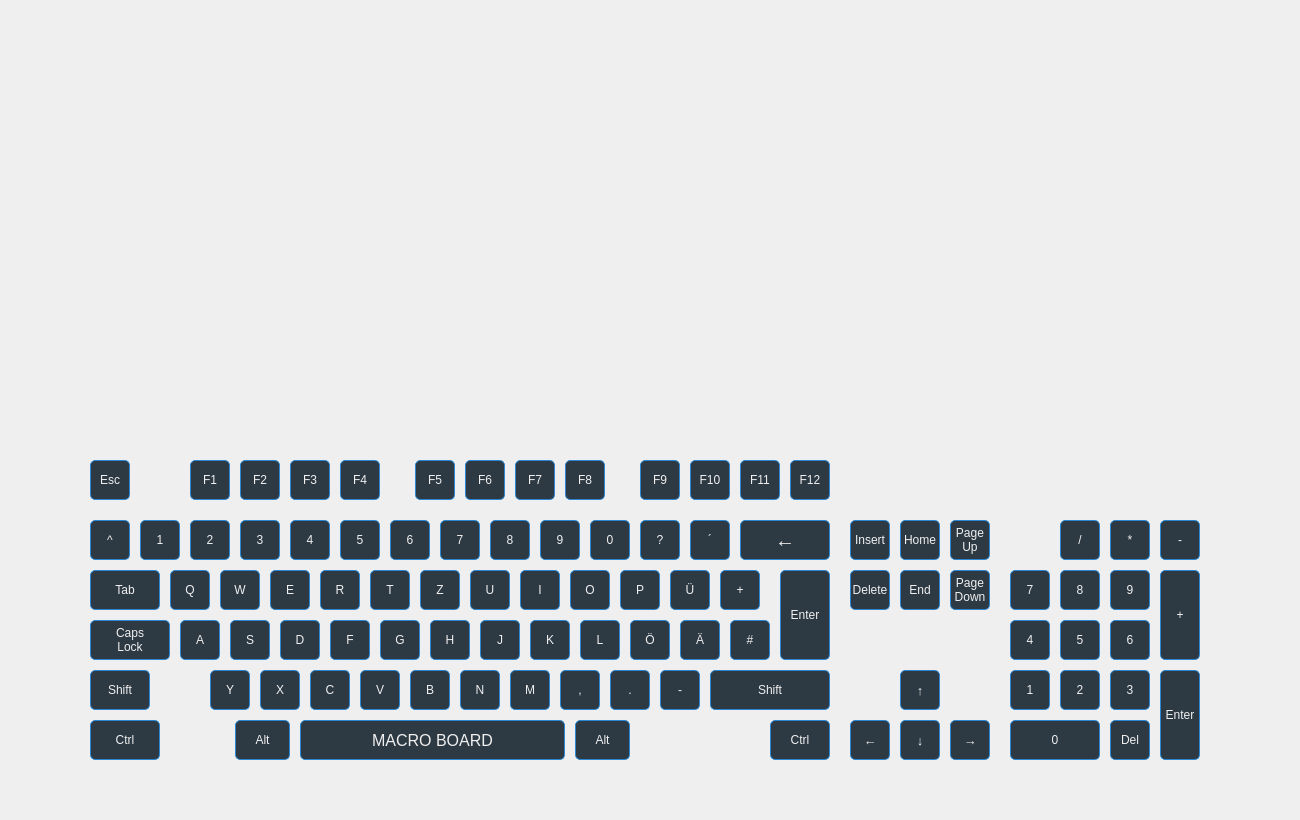
<?xml version="1.0" encoding="UTF-8"?>
<ui version="4.0">
 <class>MainWindow</class>
 <widget class="QMainWindow" name="MainWindow">
  <property name="geometry">
   <rect>
    <x>0</x>
    <y>0</y>
    <width>1300</width>
    <height>820</height>
   </rect>
  </property>
  <property name="windowTitle">
   <string>MainWindow</string>
  </property>
  <widget class="QWidget" name="widget">
   <widget class="QFrame" name="backgroundFrame">
    <property name="geometry">
     <rect>
      <x>10</x>
      <y>10</y>
      <width>1280</width>
      <height>800</height>
     </rect>
    </property>
    <property name="styleSheet">
     <string notr="true">QFrame {
	background-color: qlineargradient(spread:pad, x1:0.063, y1:0.937318, x2:1, y2:0, stop:0 		rgba(22, 28, 33, 255), stop:1 rgba(45, 57, 67, 255));
	border-radius: 20px;
}

QPushButton {
	background-color: #2d3943;
	border-radius: 5px;
	border: 1px solid #2b87d3;
	color: #f0f0f0;
}

QPushButton::hover {
	color: #2b87d3;
}</string>
    </property>
    <property name="frameShape">
     <enum>QFrame::StyledPanel</enum>
    </property>
    <property name="frameShadow">
     <enum>QFrame::Raised</enum>
    </property>
    <widget class="QPushButton" name="key17">
     <property name="geometry">
      <rect>
       <x>80</x>
       <y>710</y>
       <width>70</width>
       <height>40</height>
      </rect>
     </property>
     <property name="font">
      <font>
       <family>Segoe UI</family>
      </font>
     </property>
     <property name="text">
      <string>Ctrl</string>
     </property>
    </widget>
    <widget class="QPushButton" name="key18">
     <property name="geometry">
      <rect>
       <x>225</x>
       <y>710</y>
       <width>55</width>
       <height>40</height>
      </rect>
     </property>
     <property name="font">
      <font>
       <family>Segoe UI</family>
      </font>
     </property>
     <property name="text">
      <string>Alt</string>
     </property>
    </widget>
    <widget class="QPushButton" name="key32">
     <property name="geometry">
      <rect>
       <x>290</x>
       <y>710</y>
       <width>265</width>
       <height>40</height>
      </rect>
     </property>
     <property name="font">
      <font>
       <family>Segoe UI</family>
       <pointsize>12</pointsize>
      </font>
     </property>
     <property name="text">
      <string>MACRO BOARD</string>
     </property>
    </widget>
    <widget class="QPushButton" name="key17_2">
     <property name="geometry">
      <rect>
       <x>760</x>
       <y>710</y>
       <width>60</width>
       <height>40</height>
      </rect>
     </property>
     <property name="font">
      <font>
       <family>Segoe UI</family>
      </font>
     </property>
     <property name="text">
      <string>Ctrl</string>
     </property>
    </widget>
    <widget class="QPushButton" name="key18_2">
     <property name="geometry">
      <rect>
       <x>565</x>
       <y>710</y>
       <width>55</width>
       <height>40</height>
      </rect>
     </property>
     <property name="font">
      <font>
       <family>Segoe UI</family>
      </font>
     </property>
     <property name="text">
      <string>Alt</string>
     </property>
    </widget>
    <widget class="QPushButton" name="key39">
     <property name="geometry">
      <rect>
       <x>940</x>
       <y>710</y>
       <width>40</width>
       <height>40</height>
      </rect>
     </property>
     <property name="font">
      <font>
       <family>Segoe UI</family>
       <pointsize>10</pointsize>
      </font>
     </property>
     <property name="text">
      <string>→</string>
     </property>
    </widget>
    <widget class="QPushButton" name="key37">
     <property name="geometry">
      <rect>
       <x>840</x>
       <y>710</y>
       <width>40</width>
       <height>40</height>
      </rect>
     </property>
     <property name="font">
      <font>
       <family>Segoe UI</family>
       <pointsize>10</pointsize>
      </font>
     </property>
     <property name="text">
      <string>←</string>
     </property>
    </widget>
    <widget class="QPushButton" name="key40">
     <property name="geometry">
      <rect>
       <x>890</x>
       <y>710</y>
       <width>40</width>
       <height>40</height>
      </rect>
     </property>
     <property name="font">
      <font>
       <family>Segoe UI</family>
       <pointsize>10</pointsize>
      </font>
     </property>
     <property name="text">
      <string>↓</string>
     </property>
    </widget>
    <widget class="QPushButton" name="key96">
     <property name="geometry">
      <rect>
       <x>1000</x>
       <y>710</y>
       <width>90</width>
       <height>40</height>
      </rect>
     </property>
     <property name="font">
      <font>
       <family>Segoe UI</family>
      </font>
     </property>
     <property name="text">
      <string>0</string>
     </property>
    </widget>
    <widget class="QPushButton" name="key110">
     <property name="geometry">
      <rect>
       <x>1100</x>
       <y>710</y>
       <width>40</width>
       <height>40</height>
      </rect>
     </property>
     <property name="font">
      <font>
       <family>Segoe UI</family>
      </font>
     </property>
     <property name="text">
      <string>Del</string>
     </property>
    </widget>
    <widget class="QPushButton" name="key89">
     <property name="geometry">
      <rect>
       <x>200</x>
       <y>660</y>
       <width>40</width>
       <height>40</height>
      </rect>
     </property>
     <property name="font">
      <font>
       <family>Segoe UI</family>
      </font>
     </property>
     <property name="text">
      <string>Y</string>
     </property>
    </widget>
    <widget class="QPushButton" name="key13_2">
     <property name="geometry">
      <rect>
       <x>1150</x>
       <y>660</y>
       <width>40</width>
       <height>90</height>
      </rect>
     </property>
     <property name="font">
      <font>
       <family>Segoe UI</family>
      </font>
     </property>
     <property name="text">
      <string>Enter</string>
     </property>
    </widget>
    <widget class="QPushButton" name="key188">
     <property name="geometry">
      <rect>
       <x>550</x>
       <y>660</y>
       <width>40</width>
       <height>40</height>
      </rect>
     </property>
     <property name="font">
      <font>
       <family>Segoe UI</family>
      </font>
     </property>
     <property name="text">
      <string>,</string>
     </property>
    </widget>
    <widget class="QPushButton" name="key66">
     <property name="geometry">
      <rect>
       <x>400</x>
       <y>660</y>
       <width>40</width>
       <height>40</height>
      </rect>
     </property>
     <property name="font">
      <font>
       <family>Segoe UI</family>
      </font>
     </property>
     <property name="text">
      <string>B</string>
     </property>
    </widget>
    <widget class="QPushButton" name="key98">
     <property name="geometry">
      <rect>
       <x>1050</x>
       <y>660</y>
       <width>40</width>
       <height>40</height>
      </rect>
     </property>
     <property name="font">
      <font>
       <family>Segoe UI</family>
      </font>
     </property>
     <property name="text">
      <string>2</string>
     </property>
    </widget>
    <widget class="QPushButton" name="key16">
     <property name="geometry">
      <rect>
       <x>80</x>
       <y>660</y>
       <width>60</width>
       <height>40</height>
      </rect>
     </property>
     <property name="font">
      <font>
       <family>Segoe UI</family>
      </font>
     </property>
     <property name="text">
      <string>Shift</string>
     </property>
    </widget>
    <widget class="QPushButton" name="key190">
     <property name="geometry">
      <rect>
       <x>600</x>
       <y>660</y>
       <width>40</width>
       <height>40</height>
      </rect>
     </property>
     <property name="font">
      <font>
       <family>Segoe UI</family>
      </font>
     </property>
     <property name="text">
      <string>.</string>
     </property>
    </widget>
    <widget class="QPushButton" name="key67">
     <property name="geometry">
      <rect>
       <x>300</x>
       <y>660</y>
       <width>40</width>
       <height>40</height>
      </rect>
     </property>
     <property name="font">
      <font>
       <family>Segoe UI</family>
      </font>
     </property>
     <property name="text">
      <string>C</string>
     </property>
    </widget>
    <widget class="QPushButton" name="key99">
     <property name="geometry">
      <rect>
       <x>1100</x>
       <y>660</y>
       <width>40</width>
       <height>40</height>
      </rect>
     </property>
     <property name="font">
      <font>
       <family>Segoe UI</family>
      </font>
     </property>
     <property name="text">
      <string>3</string>
     </property>
    </widget>
    <widget class="QPushButton" name="key16_2">
     <property name="geometry">
      <rect>
       <x>700</x>
       <y>660</y>
       <width>120</width>
       <height>40</height>
      </rect>
     </property>
     <property name="font">
      <font>
       <family>Segoe UI</family>
      </font>
     </property>
     <property name="text">
      <string>Shift</string>
     </property>
    </widget>
    <widget class="QPushButton" name="key78">
     <property name="geometry">
      <rect>
       <x>450</x>
       <y>660</y>
       <width>40</width>
       <height>40</height>
      </rect>
     </property>
     <property name="font">
      <font>
       <family>Segoe UI</family>
      </font>
     </property>
     <property name="text">
      <string>N</string>
     </property>
    </widget>
    <widget class="QPushButton" name="key189">
     <property name="geometry">
      <rect>
       <x>650</x>
       <y>660</y>
       <width>40</width>
       <height>40</height>
      </rect>
     </property>
     <property name="font">
      <font>
       <family>Segoe UI</family>
      </font>
     </property>
     <property name="text">
      <string>-</string>
     </property>
    </widget>
    <widget class="QPushButton" name="key38">
     <property name="geometry">
      <rect>
       <x>890</x>
       <y>660</y>
       <width>40</width>
       <height>40</height>
      </rect>
     </property>
     <property name="font">
      <font>
       <family>Segoe UI</family>
       <pointsize>10</pointsize>
      </font>
     </property>
     <property name="text">
      <string>↑</string>
     </property>
    </widget>
    <widget class="QPushButton" name="key77">
     <property name="geometry">
      <rect>
       <x>500</x>
       <y>660</y>
       <width>40</width>
       <height>40</height>
      </rect>
     </property>
     <property name="font">
      <font>
       <family>Segoe UI</family>
      </font>
     </property>
     <property name="text">
      <string>M</string>
     </property>
    </widget>
    <widget class="QPushButton" name="key97">
     <property name="geometry">
      <rect>
       <x>1000</x>
       <y>660</y>
       <width>40</width>
       <height>40</height>
      </rect>
     </property>
     <property name="font">
      <font>
       <family>Segoe UI</family>
      </font>
     </property>
     <property name="text">
      <string>1</string>
     </property>
    </widget>
    <widget class="QPushButton" name="key88">
     <property name="geometry">
      <rect>
       <x>250</x>
       <y>660</y>
       <width>40</width>
       <height>40</height>
      </rect>
     </property>
     <property name="font">
      <font>
       <family>Segoe UI</family>
      </font>
     </property>
     <property name="text">
      <string>X</string>
     </property>
    </widget>
    <widget class="QPushButton" name="key86">
     <property name="geometry">
      <rect>
       <x>350</x>
       <y>660</y>
       <width>40</width>
       <height>40</height>
      </rect>
     </property>
     <property name="font">
      <font>
       <family>Segoe UI</family>
      </font>
     </property>
     <property name="text">
      <string>V</string>
     </property>
    </widget>
    <widget class="QPushButton" name="key74">
     <property name="geometry">
      <rect>
       <x>470</x>
       <y>610</y>
       <width>40</width>
       <height>40</height>
      </rect>
     </property>
     <property name="font">
      <font>
       <family>Segoe UI</family>
      </font>
     </property>
     <property name="text">
      <string>J</string>
     </property>
    </widget>
    <widget class="QPushButton" name="key192">
     <property name="geometry">
      <rect>
       <x>620</x>
       <y>610</y>
       <width>40</width>
       <height>40</height>
      </rect>
     </property>
     <property name="font">
      <font>
       <family>Segoe UI</family>
      </font>
     </property>
     <property name="text">
      <string>Ö</string>
     </property>
    </widget>
    <widget class="QPushButton" name="key222">
     <property name="geometry">
      <rect>
       <x>670</x>
       <y>610</y>
       <width>40</width>
       <height>40</height>
      </rect>
     </property>
     <property name="font">
      <font>
       <family>Segoe UI</family>
      </font>
     </property>
     <property name="text">
      <string>Ä</string>
     </property>
    </widget>
    <widget class="QPushButton" name="key70">
     <property name="geometry">
      <rect>
       <x>320</x>
       <y>610</y>
       <width>40</width>
       <height>40</height>
      </rect>
     </property>
     <property name="font">
      <font>
       <family>Segoe UI</family>
      </font>
     </property>
     <property name="text">
      <string>F</string>
     </property>
    </widget>
    <widget class="QPushButton" name="key101">
     <property name="geometry">
      <rect>
       <x>1050</x>
       <y>610</y>
       <width>40</width>
       <height>40</height>
      </rect>
     </property>
     <property name="font">
      <font>
       <family>Segoe UI</family>
      </font>
     </property>
     <property name="text">
      <string>5</string>
     </property>
    </widget>
    <widget class="QPushButton" name="key20">
     <property name="geometry">
      <rect>
       <x>80</x>
       <y>610</y>
       <width>80</width>
       <height>40</height>
      </rect>
     </property>
     <property name="font">
      <font>
       <family>Segoe UI</family>
      </font>
     </property>
     <property name="text">
      <string>Caps
Lock</string>
     </property>
    </widget>
    <widget class="QPushButton" name="key75">
     <property name="geometry">
      <rect>
       <x>520</x>
       <y>610</y>
       <width>40</width>
       <height>40</height>
      </rect>
     </property>
     <property name="font">
      <font>
       <family>Segoe UI</family>
      </font>
     </property>
     <property name="text">
      <string>K</string>
     </property>
    </widget>
    <widget class="QPushButton" name="key191">
     <property name="geometry">
      <rect>
       <x>720</x>
       <y>610</y>
       <width>40</width>
       <height>40</height>
      </rect>
     </property>
     <property name="font">
      <font>
       <family>Segoe UI</family>
      </font>
     </property>
     <property name="text">
      <string>#</string>
     </property>
    </widget>
    <widget class="QPushButton" name="key83">
     <property name="geometry">
      <rect>
       <x>220</x>
       <y>610</y>
       <width>40</width>
       <height>40</height>
      </rect>
     </property>
     <property name="font">
      <font>
       <family>Segoe UI</family>
      </font>
     </property>
     <property name="text">
      <string>S</string>
     </property>
    </widget>
    <widget class="QPushButton" name="key102">
     <property name="geometry">
      <rect>
       <x>1100</x>
       <y>610</y>
       <width>40</width>
       <height>40</height>
      </rect>
     </property>
     <property name="font">
      <font>
       <family>Segoe UI</family>
      </font>
     </property>
     <property name="text">
      <string>6</string>
     </property>
    </widget>
    <widget class="QPushButton" name="key71">
     <property name="geometry">
      <rect>
       <x>370</x>
       <y>610</y>
       <width>40</width>
       <height>40</height>
      </rect>
     </property>
     <property name="font">
      <font>
       <family>Segoe UI</family>
      </font>
     </property>
     <property name="text">
      <string>G</string>
     </property>
    </widget>
    <widget class="QPushButton" name="key76">
     <property name="geometry">
      <rect>
       <x>570</x>
       <y>610</y>
       <width>40</width>
       <height>40</height>
      </rect>
     </property>
     <property name="font">
      <font>
       <family>Segoe UI</family>
      </font>
     </property>
     <property name="text">
      <string>L</string>
     </property>
    </widget>
    <widget class="QPushButton" name="key72">
     <property name="geometry">
      <rect>
       <x>420</x>
       <y>610</y>
       <width>40</width>
       <height>40</height>
      </rect>
     </property>
     <property name="font">
      <font>
       <family>Segoe UI</family>
      </font>
     </property>
     <property name="text">
      <string>H</string>
     </property>
    </widget>
    <widget class="QPushButton" name="key100">
     <property name="geometry">
      <rect>
       <x>1000</x>
       <y>610</y>
       <width>40</width>
       <height>40</height>
      </rect>
     </property>
     <property name="font">
      <font>
       <family>Segoe UI</family>
      </font>
     </property>
     <property name="text">
      <string>4</string>
     </property>
    </widget>
    <widget class="QPushButton" name="key65">
     <property name="geometry">
      <rect>
       <x>170</x>
       <y>610</y>
       <width>40</width>
       <height>40</height>
      </rect>
     </property>
     <property name="font">
      <font>
       <family>Segoe UI</family>
      </font>
     </property>
     <property name="text">
      <string>A</string>
     </property>
    </widget>
    <widget class="QPushButton" name="key68">
     <property name="geometry">
      <rect>
       <x>270</x>
       <y>610</y>
       <width>40</width>
       <height>40</height>
      </rect>
     </property>
     <property name="font">
      <font>
       <family>Segoe UI</family>
      </font>
     </property>
     <property name="text">
      <string>D</string>
     </property>
    </widget>
    <widget class="QPushButton" name="key107">
     <property name="geometry">
      <rect>
       <x>1150</x>
       <y>560</y>
       <width>40</width>
       <height>90</height>
      </rect>
     </property>
     <property name="font">
      <font>
       <family>Segoe UI</family>
      </font>
     </property>
     <property name="text">
      <string>+</string>
     </property>
    </widget>
    <widget class="QPushButton" name="key85">
     <property name="geometry">
      <rect>
       <x>460</x>
       <y>560</y>
       <width>40</width>
       <height>40</height>
      </rect>
     </property>
     <property name="font">
      <font>
       <family>Segoe UI</family>
      </font>
     </property>
     <property name="text">
      <string>U</string>
     </property>
    </widget>
    <widget class="QPushButton" name="key80">
     <property name="geometry">
      <rect>
       <x>610</x>
       <y>560</y>
       <width>40</width>
       <height>40</height>
      </rect>
     </property>
     <property name="font">
      <font>
       <family>Segoe UI</family>
      </font>
     </property>
     <property name="text">
      <string>P</string>
     </property>
    </widget>
    <widget class="QPushButton" name="key34">
     <property name="geometry">
      <rect>
       <x>940</x>
       <y>560</y>
       <width>40</width>
       <height>40</height>
      </rect>
     </property>
     <property name="font">
      <font>
       <family>Segoe UI</family>
      </font>
     </property>
     <property name="text">
      <string>Page
Down</string>
     </property>
    </widget>
    <widget class="QPushButton" name="key186">
     <property name="geometry">
      <rect>
       <x>660</x>
       <y>560</y>
       <width>40</width>
       <height>40</height>
      </rect>
     </property>
     <property name="font">
      <font>
       <family>Segoe UI</family>
      </font>
     </property>
     <property name="text">
      <string>Ü</string>
     </property>
    </widget>
    <widget class="QPushButton" name="key82">
     <property name="geometry">
      <rect>
       <x>310</x>
       <y>560</y>
       <width>40</width>
       <height>40</height>
      </rect>
     </property>
     <property name="font">
      <font>
       <family>Segoe UI</family>
      </font>
     </property>
     <property name="text">
      <string>R</string>
     </property>
    </widget>
    <widget class="QPushButton" name="key104">
     <property name="geometry">
      <rect>
       <x>1050</x>
       <y>560</y>
       <width>40</width>
       <height>40</height>
      </rect>
     </property>
     <property name="font">
      <font>
       <family>Segoe UI</family>
      </font>
     </property>
     <property name="text">
      <string>8</string>
     </property>
    </widget>
    <widget class="QPushButton" name="key9">
     <property name="geometry">
      <rect>
       <x>80</x>
       <y>560</y>
       <width>70</width>
       <height>40</height>
      </rect>
     </property>
     <property name="font">
      <font>
       <family>Segoe UI</family>
      </font>
     </property>
     <property name="text">
      <string>Tab</string>
     </property>
    </widget>
    <widget class="QPushButton" name="key73">
     <property name="geometry">
      <rect>
       <x>510</x>
       <y>560</y>
       <width>40</width>
       <height>40</height>
      </rect>
     </property>
     <property name="font">
      <font>
       <family>Segoe UI</family>
      </font>
     </property>
     <property name="text">
      <string>I</string>
     </property>
    </widget>
    <widget class="QPushButton" name="key187">
     <property name="geometry">
      <rect>
       <x>710</x>
       <y>560</y>
       <width>40</width>
       <height>40</height>
      </rect>
     </property>
     <property name="font">
      <font>
       <family>Segoe UI</family>
      </font>
     </property>
     <property name="text">
      <string>+</string>
     </property>
    </widget>
    <widget class="QPushButton" name="key87">
     <property name="geometry">
      <rect>
       <x>210</x>
       <y>560</y>
       <width>40</width>
       <height>40</height>
      </rect>
     </property>
     <property name="font">
      <font>
       <family>Segoe UI</family>
      </font>
     </property>
     <property name="text">
      <string>W</string>
     </property>
    </widget>
    <widget class="QPushButton" name="key105">
     <property name="geometry">
      <rect>
       <x>1100</x>
       <y>560</y>
       <width>40</width>
       <height>40</height>
      </rect>
     </property>
     <property name="font">
      <font>
       <family>Segoe UI</family>
      </font>
     </property>
     <property name="text">
      <string>9</string>
     </property>
    </widget>
    <widget class="QPushButton" name="key13">
     <property name="geometry">
      <rect>
       <x>770</x>
       <y>560</y>
       <width>50</width>
       <height>90</height>
      </rect>
     </property>
     <property name="font">
      <font>
       <family>Segoe UI</family>
      </font>
     </property>
     <property name="text">
      <string>Enter</string>
     </property>
    </widget>
    <widget class="QPushButton" name="key84">
     <property name="geometry">
      <rect>
       <x>360</x>
       <y>560</y>
       <width>40</width>
       <height>40</height>
      </rect>
     </property>
     <property name="font">
      <font>
       <family>Segoe UI</family>
      </font>
     </property>
     <property name="text">
      <string>T</string>
     </property>
    </widget>
    <widget class="QPushButton" name="key79">
     <property name="geometry">
      <rect>
       <x>560</x>
       <y>560</y>
       <width>40</width>
       <height>40</height>
      </rect>
     </property>
     <property name="font">
      <font>
       <family>Segoe UI</family>
      </font>
     </property>
     <property name="text">
      <string>O</string>
     </property>
    </widget>
    <widget class="QPushButton" name="key46">
     <property name="geometry">
      <rect>
       <x>840</x>
       <y>560</y>
       <width>40</width>
       <height>40</height>
      </rect>
     </property>
     <property name="font">
      <font>
       <family>Segoe UI</family>
      </font>
     </property>
     <property name="text">
      <string>Delete</string>
     </property>
    </widget>
    <widget class="QPushButton" name="key35">
     <property name="geometry">
      <rect>
       <x>890</x>
       <y>560</y>
       <width>40</width>
       <height>40</height>
      </rect>
     </property>
     <property name="font">
      <font>
       <family>Segoe UI</family>
      </font>
     </property>
     <property name="text">
      <string>End</string>
     </property>
    </widget>
    <widget class="QPushButton" name="key90">
     <property name="geometry">
      <rect>
       <x>410</x>
       <y>560</y>
       <width>40</width>
       <height>40</height>
      </rect>
     </property>
     <property name="font">
      <font>
       <family>Segoe UI</family>
      </font>
     </property>
     <property name="text">
      <string>Z</string>
     </property>
    </widget>
    <widget class="QPushButton" name="key103">
     <property name="geometry">
      <rect>
       <x>1000</x>
       <y>560</y>
       <width>40</width>
       <height>40</height>
      </rect>
     </property>
     <property name="font">
      <font>
       <family>Segoe UI</family>
      </font>
     </property>
     <property name="text">
      <string>7</string>
     </property>
    </widget>
    <widget class="QPushButton" name="key81">
     <property name="geometry">
      <rect>
       <x>160</x>
       <y>560</y>
       <width>40</width>
       <height>40</height>
      </rect>
     </property>
     <property name="font">
      <font>
       <family>Segoe UI</family>
      </font>
     </property>
     <property name="text">
      <string>Q</string>
     </property>
    </widget>
    <widget class="QPushButton" name="key69">
     <property name="geometry">
      <rect>
       <x>260</x>
       <y>560</y>
       <width>40</width>
       <height>40</height>
      </rect>
     </property>
     <property name="font">
      <font>
       <family>Segoe UI</family>
      </font>
     </property>
     <property name="text">
      <string>E</string>
     </property>
    </widget>
    <widget class="QPushButton" name="key49">
     <property name="geometry">
      <rect>
       <x>130</x>
       <y>510</y>
       <width>40</width>
       <height>40</height>
      </rect>
     </property>
     <property name="font">
      <font>
       <family>Segoe UI</family>
      </font>
     </property>
     <property name="text">
      <string>1</string>
     </property>
    </widget>
    <widget class="QPushButton" name="key109">
     <property name="geometry">
      <rect>
       <x>1150</x>
       <y>510</y>
       <width>40</width>
       <height>40</height>
      </rect>
     </property>
     <property name="font">
      <font>
       <family>Segoe UI</family>
      </font>
     </property>
     <property name="text">
      <string>-</string>
     </property>
    </widget>
    <widget class="QPushButton" name="key56">
     <property name="geometry">
      <rect>
       <x>480</x>
       <y>510</y>
       <width>40</width>
       <height>40</height>
      </rect>
     </property>
     <property name="font">
      <font>
       <family>Segoe UI</family>
      </font>
     </property>
     <property name="text">
      <string>8</string>
     </property>
    </widget>
    <widget class="QPushButton" name="key219">
     <property name="geometry">
      <rect>
       <x>630</x>
       <y>510</y>
       <width>40</width>
       <height>40</height>
      </rect>
     </property>
     <property name="font">
      <font>
       <family>Segoe UI</family>
      </font>
     </property>
     <property name="text">
      <string>?</string>
     </property>
    </widget>
    <widget class="QPushButton" name="key33">
     <property name="geometry">
      <rect>
       <x>940</x>
       <y>510</y>
       <width>40</width>
       <height>40</height>
      </rect>
     </property>
     <property name="font">
      <font>
       <family>Segoe UI</family>
      </font>
     </property>
     <property name="text">
      <string>Page
Up</string>
     </property>
    </widget>
    <widget class="QPushButton" name="key221">
     <property name="geometry">
      <rect>
       <x>680</x>
       <y>510</y>
       <width>40</width>
       <height>40</height>
      </rect>
     </property>
     <property name="font">
      <font>
       <family>Segoe UI</family>
      </font>
     </property>
     <property name="text">
      <string>´</string>
     </property>
    </widget>
    <widget class="QPushButton" name="key53">
     <property name="geometry">
      <rect>
       <x>330</x>
       <y>510</y>
       <width>40</width>
       <height>40</height>
      </rect>
     </property>
     <property name="font">
      <font>
       <family>Segoe UI</family>
      </font>
     </property>
     <property name="text">
      <string>5</string>
     </property>
    </widget>
    <widget class="QPushButton" name="key111">
     <property name="geometry">
      <rect>
       <x>1050</x>
       <y>510</y>
       <width>40</width>
       <height>40</height>
      </rect>
     </property>
     <property name="font">
      <font>
       <family>Segoe UI</family>
      </font>
     </property>
     <property name="text">
      <string>/</string>
     </property>
    </widget>
    <widget class="QPushButton" name="key220">
     <property name="geometry">
      <rect>
       <x>80</x>
       <y>510</y>
       <width>40</width>
       <height>40</height>
      </rect>
     </property>
     <property name="font">
      <font>
       <family>Segoe UI</family>
      </font>
     </property>
     <property name="text">
      <string>^</string>
     </property>
    </widget>
    <widget class="QPushButton" name="key57">
     <property name="geometry">
      <rect>
       <x>530</x>
       <y>510</y>
       <width>40</width>
       <height>40</height>
      </rect>
     </property>
     <property name="font">
      <font>
       <family>Segoe UI</family>
      </font>
     </property>
     <property name="text">
      <string>9</string>
     </property>
    </widget>
    <widget class="QPushButton" name="key8">
     <property name="geometry">
      <rect>
       <x>730</x>
       <y>510</y>
       <width>90</width>
       <height>40</height>
      </rect>
     </property>
     <property name="font">
      <font>
       <family>Segoe UI</family>
       <pointsize>15</pointsize>
      </font>
     </property>
     <property name="text">
      <string>←</string>
     </property>
    </widget>
    <widget class="QPushButton" name="key51">
     <property name="geometry">
      <rect>
       <x>230</x>
       <y>510</y>
       <width>40</width>
       <height>40</height>
      </rect>
     </property>
     <property name="font">
      <font>
       <family>Segoe UI</family>
      </font>
     </property>
     <property name="text">
      <string>3</string>
     </property>
    </widget>
    <widget class="QPushButton" name="key106">
     <property name="geometry">
      <rect>
       <x>1100</x>
       <y>510</y>
       <width>40</width>
       <height>40</height>
      </rect>
     </property>
     <property name="font">
      <font>
       <family>Segoe UI</family>
      </font>
     </property>
     <property name="text">
      <string>*</string>
     </property>
    </widget>
    <widget class="QPushButton" name="key54">
     <property name="geometry">
      <rect>
       <x>380</x>
       <y>510</y>
       <width>40</width>
       <height>40</height>
      </rect>
     </property>
     <property name="font">
      <font>
       <family>Segoe UI</family>
      </font>
     </property>
     <property name="text">
      <string>6</string>
     </property>
    </widget>
    <widget class="QPushButton" name="key48">
     <property name="geometry">
      <rect>
       <x>580</x>
       <y>510</y>
       <width>40</width>
       <height>40</height>
      </rect>
     </property>
     <property name="font">
      <font>
       <family>Segoe UI</family>
      </font>
     </property>
     <property name="text">
      <string>0</string>
     </property>
    </widget>
    <widget class="QPushButton" name="key45">
     <property name="geometry">
      <rect>
       <x>840</x>
       <y>510</y>
       <width>40</width>
       <height>40</height>
      </rect>
     </property>
     <property name="font">
      <font>
       <family>Segoe UI</family>
      </font>
     </property>
     <property name="text">
      <string>Insert</string>
     </property>
    </widget>
    <widget class="QPushButton" name="key36">
     <property name="geometry">
      <rect>
       <x>890</x>
       <y>510</y>
       <width>40</width>
       <height>40</height>
      </rect>
     </property>
     <property name="font">
      <font>
       <family>Segoe UI</family>
      </font>
     </property>
     <property name="text">
      <string>Home</string>
     </property>
    </widget>
    <widget class="QPushButton" name="key55">
     <property name="geometry">
      <rect>
       <x>430</x>
       <y>510</y>
       <width>40</width>
       <height>40</height>
      </rect>
     </property>
     <property name="font">
      <font>
       <family>Segoe UI</family>
      </font>
     </property>
     <property name="text">
      <string>7</string>
     </property>
    </widget>
    <widget class="QPushButton" name="key50">
     <property name="geometry">
      <rect>
       <x>180</x>
       <y>510</y>
       <width>40</width>
       <height>40</height>
      </rect>
     </property>
     <property name="font">
      <font>
       <family>Segoe UI</family>
      </font>
     </property>
     <property name="text">
      <string>2</string>
     </property>
    </widget>
    <widget class="QPushButton" name="key52">
     <property name="geometry">
      <rect>
       <x>280</x>
       <y>510</y>
       <width>40</width>
       <height>40</height>
      </rect>
     </property>
     <property name="font">
      <font>
       <family>Segoe UI</family>
      </font>
     </property>
     <property name="text">
      <string>4</string>
     </property>
    </widget>
    <widget class="QPushButton" name="key117">
     <property name="geometry">
      <rect>
       <x>455</x>
       <y>450</y>
       <width>40</width>
       <height>40</height>
      </rect>
     </property>
     <property name="font">
      <font>
       <family>Segoe UI</family>
      </font>
     </property>
     <property name="text">
      <string>F6</string>
     </property>
    </widget>
    <widget class="QPushButton" name="key120">
     <property name="geometry">
      <rect>
       <x>630</x>
       <y>450</y>
       <width>40</width>
       <height>40</height>
      </rect>
     </property>
     <property name="font">
      <font>
       <family>Segoe UI</family>
      </font>
     </property>
     <property name="text">
      <string>F9</string>
     </property>
    </widget>
    <widget class="QPushButton" name="key121">
     <property name="geometry">
      <rect>
       <x>680</x>
       <y>450</y>
       <width>40</width>
       <height>40</height>
      </rect>
     </property>
     <property name="font">
      <font>
       <family>Segoe UI</family>
      </font>
     </property>
     <property name="text">
      <string>F10</string>
     </property>
    </widget>
    <widget class="QPushButton" name="key115">
     <property name="geometry">
      <rect>
       <x>330</x>
       <y>450</y>
       <width>40</width>
       <height>40</height>
      </rect>
     </property>
     <property name="font">
      <font>
       <family>Segoe UI</family>
      </font>
     </property>
     <property name="text">
      <string>F4</string>
     </property>
    </widget>
    <widget class="QPushButton" name="key27">
     <property name="geometry">
      <rect>
       <x>80</x>
       <y>450</y>
       <width>40</width>
       <height>40</height>
      </rect>
     </property>
     <property name="font">
      <font>
       <family>Segoe UI</family>
      </font>
     </property>
     <property name="text">
      <string>Esc</string>
     </property>
    </widget>
    <widget class="QPushButton" name="key118">
     <property name="geometry">
      <rect>
       <x>505</x>
       <y>450</y>
       <width>40</width>
       <height>40</height>
      </rect>
     </property>
     <property name="font">
      <font>
       <family>Segoe UI</family>
      </font>
     </property>
     <property name="text">
      <string>F7</string>
     </property>
    </widget>
    <widget class="QPushButton" name="key122">
     <property name="geometry">
      <rect>
       <x>730</x>
       <y>450</y>
       <width>40</width>
       <height>40</height>
      </rect>
     </property>
     <property name="font">
      <font>
       <family>Segoe UI</family>
      </font>
     </property>
     <property name="text">
      <string>F11</string>
     </property>
    </widget>
    <widget class="QPushButton" name="key113">
     <property name="geometry">
      <rect>
       <x>230</x>
       <y>450</y>
       <width>40</width>
       <height>40</height>
      </rect>
     </property>
     <property name="font">
      <font>
       <family>Segoe UI</family>
      </font>
     </property>
     <property name="text">
      <string>F2</string>
     </property>
    </widget>
    <widget class="QPushButton" name="key123">
     <property name="geometry">
      <rect>
       <x>780</x>
       <y>450</y>
       <width>40</width>
       <height>40</height>
      </rect>
     </property>
     <property name="font">
      <font>
       <family>Segoe UI</family>
      </font>
     </property>
     <property name="text">
      <string>F12</string>
     </property>
    </widget>
    <widget class="QPushButton" name="key119">
     <property name="geometry">
      <rect>
       <x>555</x>
       <y>450</y>
       <width>40</width>
       <height>40</height>
      </rect>
     </property>
     <property name="font">
      <font>
       <family>Segoe UI</family>
      </font>
     </property>
     <property name="text">
      <string>F8</string>
     </property>
    </widget>
    <widget class="QPushButton" name="key116">
     <property name="geometry">
      <rect>
       <x>405</x>
       <y>450</y>
       <width>40</width>
       <height>40</height>
      </rect>
     </property>
     <property name="font">
      <font>
       <family>Segoe UI</family>
      </font>
     </property>
     <property name="text">
      <string>F5</string>
     </property>
    </widget>
    <widget class="QPushButton" name="key112">
     <property name="geometry">
      <rect>
       <x>180</x>
       <y>450</y>
       <width>40</width>
       <height>40</height>
      </rect>
     </property>
     <property name="font">
      <font>
       <family>Segoe UI</family>
      </font>
     </property>
     <property name="text">
      <string>F1</string>
     </property>
    </widget>
    <widget class="QPushButton" name="key114">
     <property name="geometry">
      <rect>
       <x>280</x>
       <y>450</y>
       <width>40</width>
       <height>40</height>
      </rect>
     </property>
     <property name="font">
      <font>
       <family>Segoe UI</family>
      </font>
     </property>
     <property name="text">
      <string>F3</string>
     </property>
    </widget>
    <widget class="QFrame" name="keyboardBackgroundFrame">
     <property name="geometry">
      <rect>
       <x>45</x>
       <y>415</y>
       <width>1180</width>
       <height>370</height>
      </rect>
     </property>
     <property name="styleSheet">
      <string notr="true">border: 1px solid #f0f0f0;</string>
     </property>
     <property name="frameShape">
      <enum>QFrame::StyledPanel</enum>
     </property>
     <property name="frameShadow">
      <enum>QFrame::Raised</enum>
     </property>
    </widget>
    <zorder>keyboardBackgroundFrame</zorder>
    <zorder>key186</zorder>
    <zorder>key122</zorder>
    <zorder>key188</zorder>
    <zorder>key192</zorder>
    <zorder>key52</zorder>
    <zorder>key13_2</zorder>
    <zorder>key82</zorder>
    <zorder>key13</zorder>
    <zorder>key46</zorder>
    <zorder>key123</zorder>
    <zorder>key118</zorder>
    <zorder>key65</zorder>
    <zorder>key116</zorder>
    <zorder>key113</zorder>
    <zorder>key221</zorder>
    <zorder>key187</zorder>
    <zorder>key102</zorder>
    <zorder>key96</zorder>
    <zorder>key16</zorder>
    <zorder>key84</zorder>
    <zorder>key106</zorder>
    <zorder>key36</zorder>
    <zorder>key107</zorder>
    <zorder>key45</zorder>
    <zorder>key54</zorder>
    <zorder>key73</zorder>
    <zorder>key8</zorder>
    <zorder>key97</zorder>
    <zorder>key109</zorder>
    <zorder>key68</zorder>
    <zorder>key80</zorder>
    <zorder>key89</zorder>
    <zorder>key55</zorder>
    <zorder>key81</zorder>
    <zorder>key32</zorder>
    <zorder>key39</zorder>
    <zorder>key83</zorder>
    <zorder>key18_2</zorder>
    <zorder>key190</zorder>
    <zorder>key121</zorder>
    <zorder>key34</zorder>
    <zorder>key40</zorder>
    <zorder>key220</zorder>
    <zorder>key48</zorder>
    <zorder>key115</zorder>
    <zorder>key110</zorder>
    <zorder>key98</zorder>
    <zorder>key111</zorder>
    <zorder>key103</zorder>
    <zorder>key88</zorder>
    <zorder>key79</zorder>
    <zorder>key86</zorder>
    <zorder>key38</zorder>
    <zorder>key69</zorder>
    <zorder>key90</zorder>
    <zorder>key114</zorder>
    <zorder>key77</zorder>
    <zorder>key50</zorder>
    <zorder>key16_2</zorder>
    <zorder>key85</zorder>
    <zorder>key49</zorder>
    <zorder>key18</zorder>
    <zorder>key72</zorder>
    <zorder>key189</zorder>
    <zorder>key100</zorder>
    <zorder>key112</zorder>
    <zorder>key105</zorder>
    <zorder>key78</zorder>
    <zorder>key219</zorder>
    <zorder>key75</zorder>
    <zorder>key17</zorder>
    <zorder>key222</zorder>
    <zorder>key117</zorder>
    <zorder>key66</zorder>
    <zorder>key35</zorder>
    <zorder>key33</zorder>
    <zorder>key20</zorder>
    <zorder>key57</zorder>
    <zorder>key191</zorder>
    <zorder>key120</zorder>
    <zorder>key87</zorder>
    <zorder>key104</zorder>
    <zorder>key101</zorder>
    <zorder>key71</zorder>
    <zorder>key56</zorder>
    <zorder>key9</zorder>
    <zorder>key53</zorder>
    <zorder>key119</zorder>
    <zorder>key70</zorder>
    <zorder>key74</zorder>
    <zorder>key37</zorder>
    <zorder>key17_2</zorder>
    <zorder>key27</zorder>
    <zorder>key67</zorder>
    <zorder>key51</zorder>
    <zorder>key76</zorder>
    <zorder>key99</zorder>
   </widget>
  </widget>
 </widget>
 <resources/>
 <connections/>
</ui>
